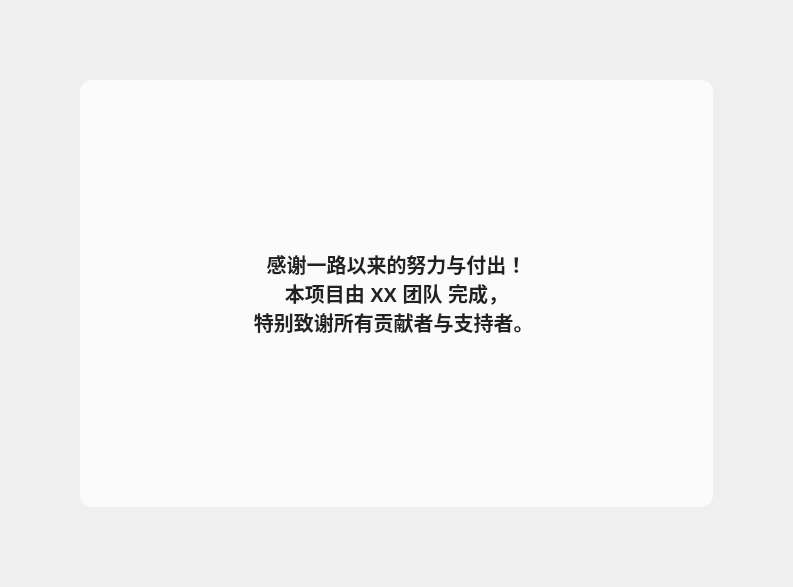
<?xml version="1.0" encoding="UTF-8"?>
<ui version="4.0">
 <class>ThanksWidget</class>
 <widget class="QWidget" name="ThanksWidget">
  <property name="geometry">
   <rect>
    <x>0</x>
    <y>0</y>
    <width>793</width>
    <height>587</height>
   </rect>
  </property>
  <property name="windowTitle">
   <string>致谢</string>
  </property>
  <property name="styleSheet">
   <string notr="true">
   QWidget#ThanksWidget {
       border-image: url(:/image/background.jpg) 0 0 0 0 stretch stretch;
   }
   </string>
  </property>
  <layout class="QVBoxLayout" name="verticalLayout">
   <property name="leftMargin">
    <number>0</number>
   </property>
   <property name="topMargin">
    <number>0</number>
   </property>
   <property name="rightMargin">
    <number>0</number>
   </property>
   <property name="bottomMargin">
    <number>0</number>
   </property>
   <item>
    <layout class="QVBoxLayout" name="centerLayout">
     <property name="spacing">
      <number>0</number>
     </property>
     <property name="leftMargin">
      <number>80</number>
     </property>
     <property name="topMargin">
      <number>80</number>
     </property>
     <property name="rightMargin">
      <number>80</number>
     </property>
     <property name="bottomMargin">
      <number>80</number>
     </property>
     <item>
      <widget class="QLabel" name="thanksLabel">
       <property name="styleSheet">
        <string notr="true">
         QLabel {
             color: #222;
             font-size: 20px;
             font-weight: 600;
             background: rgba(255,255,255,0.75);
             border-radius: 12px;
             padding: 16px 20px;
         }
         </string>
       </property>
       <property name="text">
        <string>
感谢一路以来的努力与付出！&lt;br/&gt;
本项目由 &lt;b&gt;XX 团队&lt;/b&gt; 完成，&lt;br/&gt;
特别致谢所有贡献者与支持者。
         </string>
       </property>
       <property name="textFormat">
        <enum>Qt::RichText</enum>
       </property>
       <property name="alignment">
        <set>Qt::AlignCenter</set>
       </property>
       <property name="wordWrap">
        <bool>true</bool>
       </property>
      </widget>
     </item>
    </layout>
   </item>
  </layout>
 </widget>
 <resources/>
 <connections/>
</ui>
